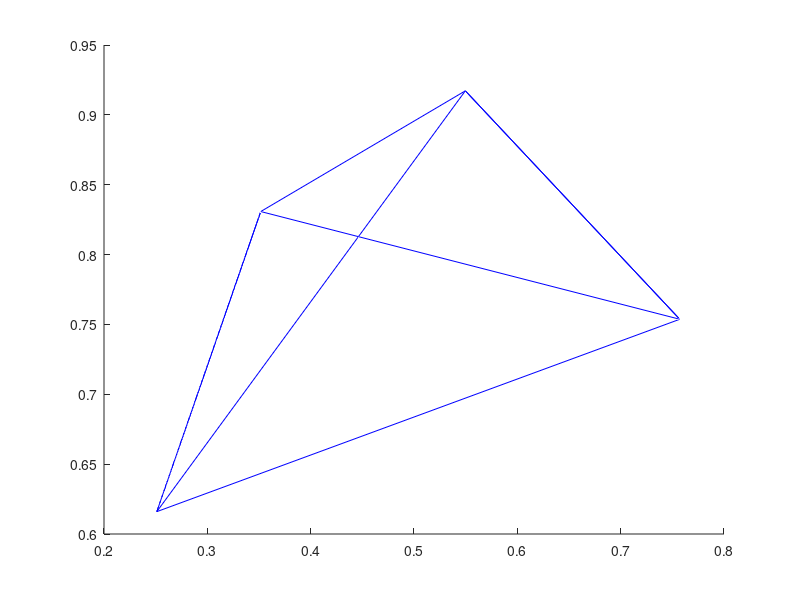

Recreate this plot in MATLAB. (Note: this script raises an error after producing the figure.)
clear;
close all;
clc;
% Draw the tetrahedron and Gauss point in real space

nint = 1:3;
% Order

PraCor = [0.2511,0.3517,0.5497,0.7572;
        0.6160,0.8308,0.9172,0.7537;
        0.4733,0.5853,0.2858,0.3804];
% Draw a specific tetrahedron

[D,nnde] = size(PraCor);
% Find the dimensionality and node's number in input data

ix   =[1 2 3 4 1 3 4 2];
% Tetrahedral connection order

 for k=1:length(nint)
    figure;
    patch('vertices', PraCor', 'faces', ix, 'facecolor', 'none', 'edgecolor', 'b')
    % Draw the tetrahedron in isoparametric space
    hold on
    
    [g, w] = TET4_GP(k);
    ngp    = size(g,1);
    % Calculate the coordinates (g) and number (ngp) of gauss points
    GusCor = zeros(ngp,D);
    % Define gauss point matrix in real space
     
    for i = 1:ngp
        [N,~] = ShapeFun(g(i,:));
        % Calculate shape function value in the gauss point 
        GusCor(i,:) = (sum(N.*PraCor,2))';
        % Interpolate nodes to find Gauss points in real space
    end
   
    scatter3(GusCor(:,1),GusCor(:,2),GusCor(:,3),50)
    view(72,35);
    % Draw the position of the Gauss point in the tetrahedron in real space
 end
 % % Contributed by OuYang, Xiong